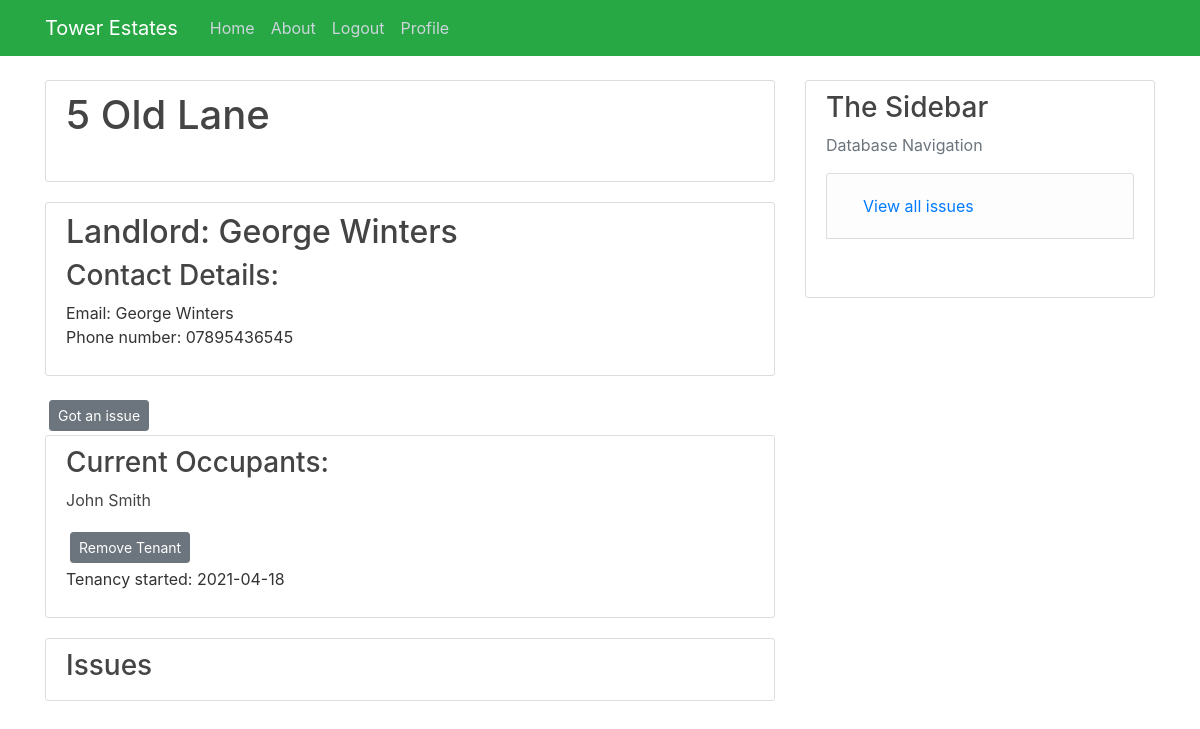
The page /Property/3 (signed in) on the database its author committed.
### Tower/models.py (models this page shows, shortened)
class Properties(db.Model):  # Properties table
    property_id = db.Column(db.Integer, primary_key=True)
    address_line_1 = db.Column(db.String(35), nullable=False)
    address_line_2 = db.Column(db.String(20), nullable=True, default=" ")
    postcode = db.Column(db.String(10), nullable=False)
    landlord_id = db.Column(db.Integer, db.ForeignKey("user.user_id"), nullable=False)
    issue = db.relationship("Issue",cascade="all, delete-orphan", backref="Properties", lazy=True)

class User(db.Model, UserMixin):  # User table
    user_id = db.Column(db.Integer, primary_key=True)
    name = db.Column(db.String(55), nullable=False)
    phone_number= db.Column(db.String(15), nullable=False)
    role= db.Column(db.String(12), nullable=False)
    email = db.Column(db.String(120), unique=True, nullable=False)
    business= db.Column(db.String(150), nullable=True)
    password = db.Column(db.String(64), nullable=False)
    properties = db.relationship("Properties",cascade="all, delete-orphan" ,backref="User", lazy=True)
    occupants = db.relationship("Tenancies", backref="User", secondary=occupants, lazy=True)
    contractor = db.relationship("Quotes", cascade="all, delete-orphan",backref="User", lazy=True)

class Tenancies(db.Model):  # Tenancies table
    tenancy_id = db.Column(db.Integer, primary_key=True)
    property_id = db.Column(db.Integer, db.ForeignKey("properties.property_id"), nullable=False)
    start_date = db.Column(db.Date, nullable=False)
    occupants = db.relationship("User", backref="Tenancies", secondary=occupants, lazy=True)

### Tower/routes.py (the view)
@app.route("/Property/<int:property_id>", methods=["GET", "POST"])  # The homepage for each property
@login_required
def Property(property_id):
    property = db.session.query(Properties, User).outerjoin(Properties, User.user_id == Properties.landlord_id). \
        filter(Properties.property_id == property_id).first()  # Gets the properties details
    tenancy = db.session.query(Tenancies).filter(Tenancies.property_id == property_id).first()
    occupancies = db.session.query(User).outerjoin(Tenancies.occupants).filter(Tenancies.property_id == property_id)  # Gets all the occupants of a property
    issues = db.session.query(Issue).filter(Issue.property_id == property_id).order_by(Issue.opened.desc())
    return render_template("Property.html", title="Property", property=property, occupancies=occupancies,
                           tenancy=tenancy, issues=issues)

### Tower/models.py (called while the page is built)
@login_manager.user_loader
def load_user(user_id):
    return User.query.get(int(user_id))

### Tower/templates/Property.html (shortened to what this page needs)
{% extends "layout.html" %}
{% block content %}
<div class="content-section">
    <h2 class="account-heading"> {{property.Properties.address_line_1}} {{property.Properties.address_line_2}}</h2>
    <br>
</div>
<div class="content-section">
    <h2><a class="article-title" href="{{ url_for('Landlord', user_id= property.Properties.landlord_id) }}">Landlord: {{property.User.name}}</a></h2>
    <h3>Contact Details:</h3>
    <p>Email: {{property.User.name}} <br>Phone number: {{property.User.phone_number}}
</div>
<div>
    <a class="btn btn-secondary btn-sm m-1" href=" {{url_for('create_issue', property_id = property.Properties.property_id)}}">Got an issue</a>
</div>
<div class="content-section">
    <h3> Current Occupants: </h3>
    {% for current in occupancies %}
    {% if current != None %}
    <p> <a class="article-title"href=" {{ url_for('Tenant', user_id= current.user_id) }}">{{current.name}}</a></p>
    <a class="btn btn-secondary btn-sm m-1" href="{{url_for('remove_tenant', property_id =property.Properties.property_id, user_id= current.user_id) }} ">Remove Tenant</a>
    {% endif %}
    {% endfor %}
    <p>Tenancy started: {{tenancy.start_date}}
</div>
<div class="content-section">
    <h3>Issues</h3>
</div>
{% endblock content %}

### Tower/Static/main.css (style rules this page uses)
body { background: #ffffff; color: #333333; margin-top: 5rem; }
h1, h2, h3, h4, h5, h6 { color: #444444; }
.content-section { background: #ffffff; padding: 10px 20px; border: 1px solid #dddddd; border-radius: 3px; margin-bottom: 20px; }
.article-title { color: #444444; }
.account-heading { font-size: 2.5rem; }

### rows shown on the page
Properties: Properties.address_line_1 "5 Old Lane"
User: User.name "George Winters", User.phone_number "07895436545"
User: name "John Smith"
Tenancies: start_date "2021-04-18"
